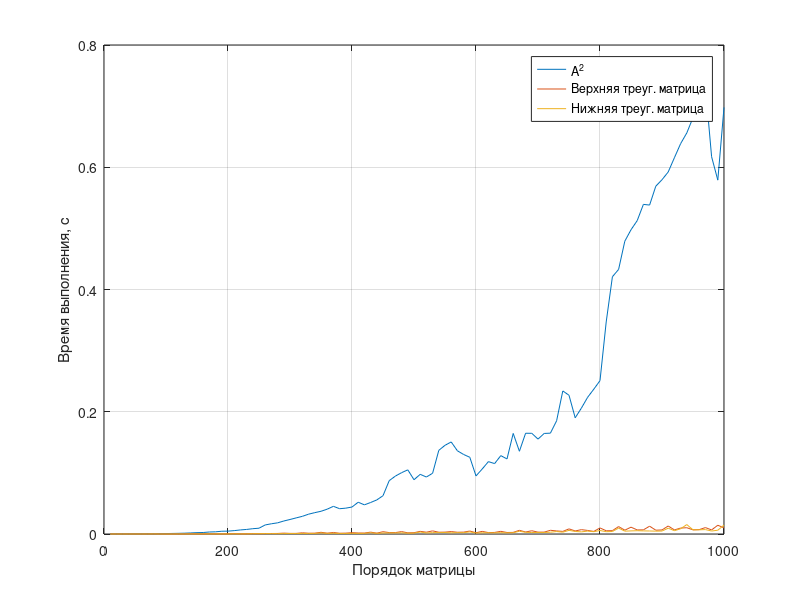

Write the MATLAB code that produced this figure.
clc;clear;
n = 10:10:1000; % порядки матриц

% создаем пустые массивы для времени выполнения операций
time_square = zeros(size(n));
time_upper = zeros(size(n));
time_lower = zeros(size(n));

for i = 1:length(n)
    A = randi([1 10], n(i), n(i)); % создаем матрицу размера n(i) x n(i) со случайными значениями от 1 до 10
    
    % замеряем время выполнения операции возведения матрицы в квадрат
    tic
    A_sq = A^2;
    time_square(i) = toc;
    
    % замеряем время выполнения операции для верхней треугольной матрицы
    tic
    A_upper = triu(A) + triu(A, 1)';
    time_upper(i) = toc;
    
    % замеряем время выполнения операции для нижней треугольной матрицы
    tic
    A_lower = tril(A) + tril(A, -1)';
    time_lower(i) = toc;
end

% строим графики
plot(n, time_square, n, time_upper,n, time_lower)
grid on
legend('A^2', 'Верхняя треуг. матрица', 'Нижняя треуг. матрица')
xlabel('Порядок матрицы')
ylabel('Время выполнения, с')

% Вывод: из графика видно, что время выполнения операции возведения в квадрат
% растет квадратично с увеличением порядка матрицы. Также можно заметить, что 
% время выполнения операции для треугольных матриц занимает меньше времени,
% чем для полных матриц.




